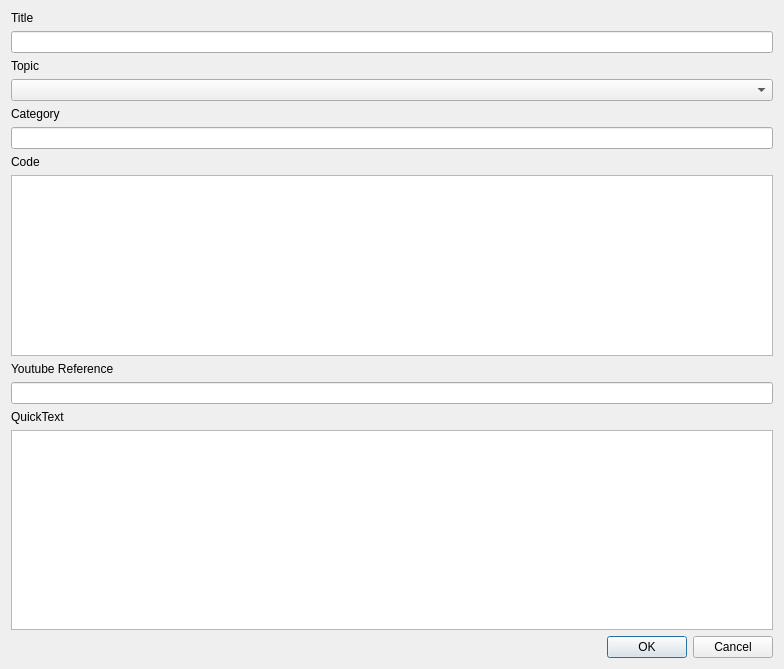
<?xml version="1.0" encoding="UTF-8"?>
<ui version="4.0">
 <class>Dialog</class>
 <widget class="QDialog" name="Dialog">
  <property name="geometry">
   <rect>
    <x>0</x>
    <y>0</y>
    <width>784</width>
    <height>669</height>
   </rect>
  </property>
  <property name="windowTitle">
   <string>Dialog</string>
  </property>
  <layout class="QVBoxLayout" name="verticalLayout">
   <item>
    <widget class="QLabel" name="title_label">
     <property name="text">
      <string>Title</string>
     </property>
    </widget>
   </item>
   <item>
    <widget class="QLineEdit" name="title"/>
   </item>
   <item>
    <widget class="QLabel" name="topic_label">
     <property name="text">
      <string>Topic</string>
     </property>
    </widget>
   </item>
   <item>
    <widget class="QComboBox" name="topic"/>
   </item>
   <item>
    <widget class="QLabel" name="category_label">
     <property name="text">
      <string>Category</string>
     </property>
    </widget>
   </item>
   <item>
    <widget class="QLineEdit" name="category">
     <property name="maximumSize">
      <size>
       <width>16777215</width>
       <height>16777215</height>
      </size>
     </property>
    </widget>
   </item>
   <item>
    <widget class="QLabel" name="code_label">
     <property name="text">
      <string>Code</string>
     </property>
    </widget>
   </item>
   <item>
    <widget class="QTextEdit" name="code">
     <property name="minimumSize">
      <size>
       <width>0</width>
       <height>130</height>
      </size>
     </property>
     <property name="maximumSize">
      <size>
       <width>16777215</width>
       <height>200</height>
      </size>
     </property>
    </widget>
   </item>
   <item>
    <widget class="QLabel" name="youtube_label">
     <property name="text">
      <string>Youtube Reference</string>
     </property>
     <property name="wordWrap">
      <bool>false</bool>
     </property>
    </widget>
   </item>
   <item>
    <widget class="QLineEdit" name="youtube"/>
   </item>
   <item>
    <widget class="QLabel" name="quick_text_label">
     <property name="text">
      <string>QuickText</string>
     </property>
    </widget>
   </item>
   <item>
    <widget class="QTextEdit" name="quick_text">
     <property name="sizePolicy">
      <sizepolicy hsizetype="Preferred" vsizetype="Preferred">
       <horstretch>0</horstretch>
       <verstretch>0</verstretch>
      </sizepolicy>
     </property>
     <property name="minimumSize">
      <size>
       <width>0</width>
       <height>200</height>
      </size>
     </property>
     <property name="autoFormatting">
      <set>QTextEdit::AutoNone</set>
     </property>
     <property name="tabChangesFocus">
      <bool>false</bool>
     </property>
    </widget>
   </item>
   <item>
    <widget class="QDialogButtonBox" name="buttonBox">
     <property name="orientation">
      <enum>Qt::Horizontal</enum>
     </property>
     <property name="standardButtons">
      <set>QDialogButtonBox::Cancel|QDialogButtonBox::Ok</set>
     </property>
    </widget>
   </item>
  </layout>
 </widget>
 <resources/>
 <connections>
  <connection>
   <sender>buttonBox</sender>
   <signal>accepted()</signal>
   <receiver>Dialog</receiver>
   <slot>accept()</slot>
   <hints>
    <hint type="sourcelabel">
     <x>248</x>
     <y>254</y>
    </hint>
    <hint type="destinationlabel">
     <x>157</x>
     <y>274</y>
    </hint>
   </hints>
  </connection>
  <connection>
   <sender>buttonBox</sender>
   <signal>rejected()</signal>
   <receiver>Dialog</receiver>
   <slot>reject()</slot>
   <hints>
    <hint type="sourcelabel">
     <x>316</x>
     <y>260</y>
    </hint>
    <hint type="destinationlabel">
     <x>286</x>
     <y>274</y>
    </hint>
   </hints>
  </connection>
 </connections>
</ui>
